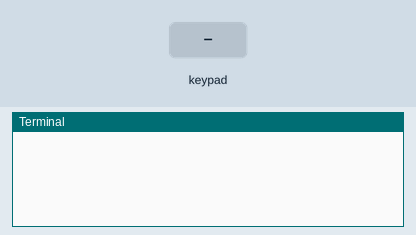
A program run on a simulated Raspberry Pi (header pin numbers). Shown: the last lines printed to the terminal. Inputs (shaded band) come from the test bench.

Above: at 1.2 s.
1.3 s: key '1' pressed
At 2.5 s:
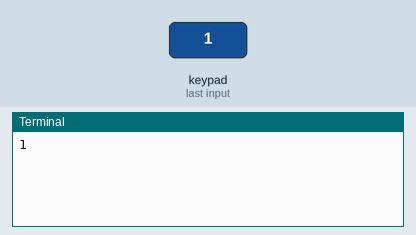
2.8 s: keypad keys 2 5 D pressed 0.4 s apart
At 4.7 s:
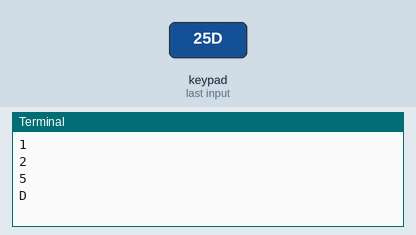
5.5 s: key 'A' pressed
At 6.0 s:
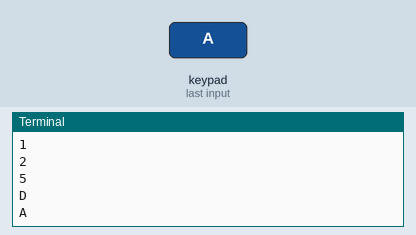
7.0 s: key 'B' pressed
At 8.2 s:
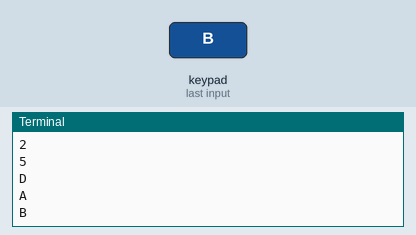
8.5 s: keypad keys 2 5 # pressed 0.4 s apart
At 10.3 s:
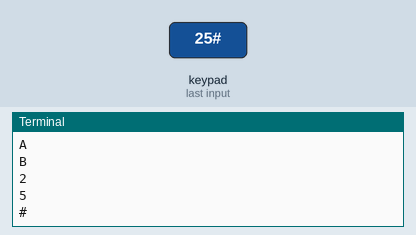
Timing chart, 0 to 11.8 s (numbered marks = the images above; inputs shaded):
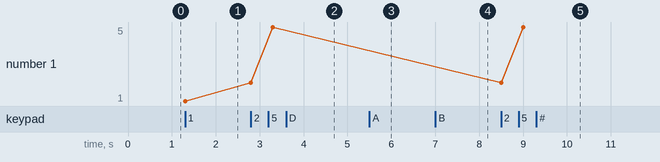

The program:

12_matrixKeyboard.py
```python
#!/usr/bin/env python
#-----------------------------------------------------------
# File name     : 12_Matrixkeyboard.py
# Company       : SunRobotics Technologies
# Website       : www.sunrobotics.co.in
# E-mail        : support@sunrobotics.co.in(For Any Query)
#-----------------------------------------------------------
import RPi.GPIO as GPIO
import time

class keypad():
    # CONSTANTS
    KEYPAD = [
    [1,2,3,"A"],
    [4,5,6,"B"],
    [7,8,9,"C"],
    ["*",0,"#","D"]
    ]

    ROW         = [11,12,13,15]
    COLUMN      = [16,18,22,7]

    def __init__(self):
        GPIO.setmode(GPIO.BOARD)

    def getKey(self):

        # Set all columns as output low
        for j in range(len(self.COLUMN)):
            GPIO.setup(self.COLUMN[j], GPIO.OUT)
            GPIO.output(self.COLUMN[j], GPIO.LOW)

        # Set all rows as input
        for i in range(len(self.ROW)):
            GPIO.setup(self.ROW[i], GPIO.IN, pull_up_down=GPIO.PUD_UP)

        # Scan rows for pushed key/button
        # A valid key press should set "rowVal"  between 0 and 3.
        rowVal = -1
        for i in range(len(self.ROW)):
            tmpRead = GPIO.input(self.ROW[i])
            if tmpRead == 0:
                rowVal = i

        # if rowVal is not 0 thru 3 then no button was pressed and we can exit
        if rowVal < 0 or rowVal > 3:
            self.exit()
            return

        # Convert columns to input
        for j in range(len(self.COLUMN)):
			GPIO.setup(self.COLUMN[j], GPIO.IN, pull_up_down=GPIO.PUD_DOWN)

        # Switch the i-th row found from scan to output
        GPIO.setup(self.ROW[rowVal], GPIO.OUT)
        GPIO.output(self.ROW[rowVal], GPIO.HIGH)

        # Scan columns for still-pushed key/button
        # A valid key press should set "colVal"  between 0 and 2.
        colVal = -1
        for j in range(len(self.COLUMN)):
            tmpRead = GPIO.input(self.COLUMN[j])
            if tmpRead == 1:
                colVal=j

        # if colVal is not 0 thru 2 then no button was pressed and we can exit
        if colVal < 0 or colVal > 3:
            self.exit()
            return

        # Return the value of the key pressed
        self.exit()
        return self.KEYPAD[rowVal][colVal]

    def exit(self):
        # Reinitialize all rows and columns as input at exit
        for i in range(len(self.ROW)):
                GPIO.setup(self.ROW[i], GPIO.IN, pull_up_down=GPIO.PUD_UP)
        for j in range(len(self.COLUMN)):
                GPIO.setup(self.COLUMN[j], GPIO.IN, pull_up_down=GPIO.PUD_UP)

if __name__ == '__main__':
    # Initialize the keypad class
    kp = keypad()
    # Loop while waiting for a keypress
    while True:
        digit = None
        while digit == None:
            digit = kp.getKey()
        # Print the result
        print digit
        time.sleep(0.5)
```

Measured:
- after the input at 1.3 s, the terminal: prints a new line at once (image 1)
- after the input at 2.8 s, the terminal: prints a new line at once (image 2)
- after the input at 5.5 s, the terminal: prints a new line at once (image 3)
- after the input at 7.0 s, the terminal: prints a new line at once (image 4)
- after the input at 8.5 s, the terminal: prints a new line at once (image 5)
- plotted number 1: 1 → 5 after the input at 2.8 s
